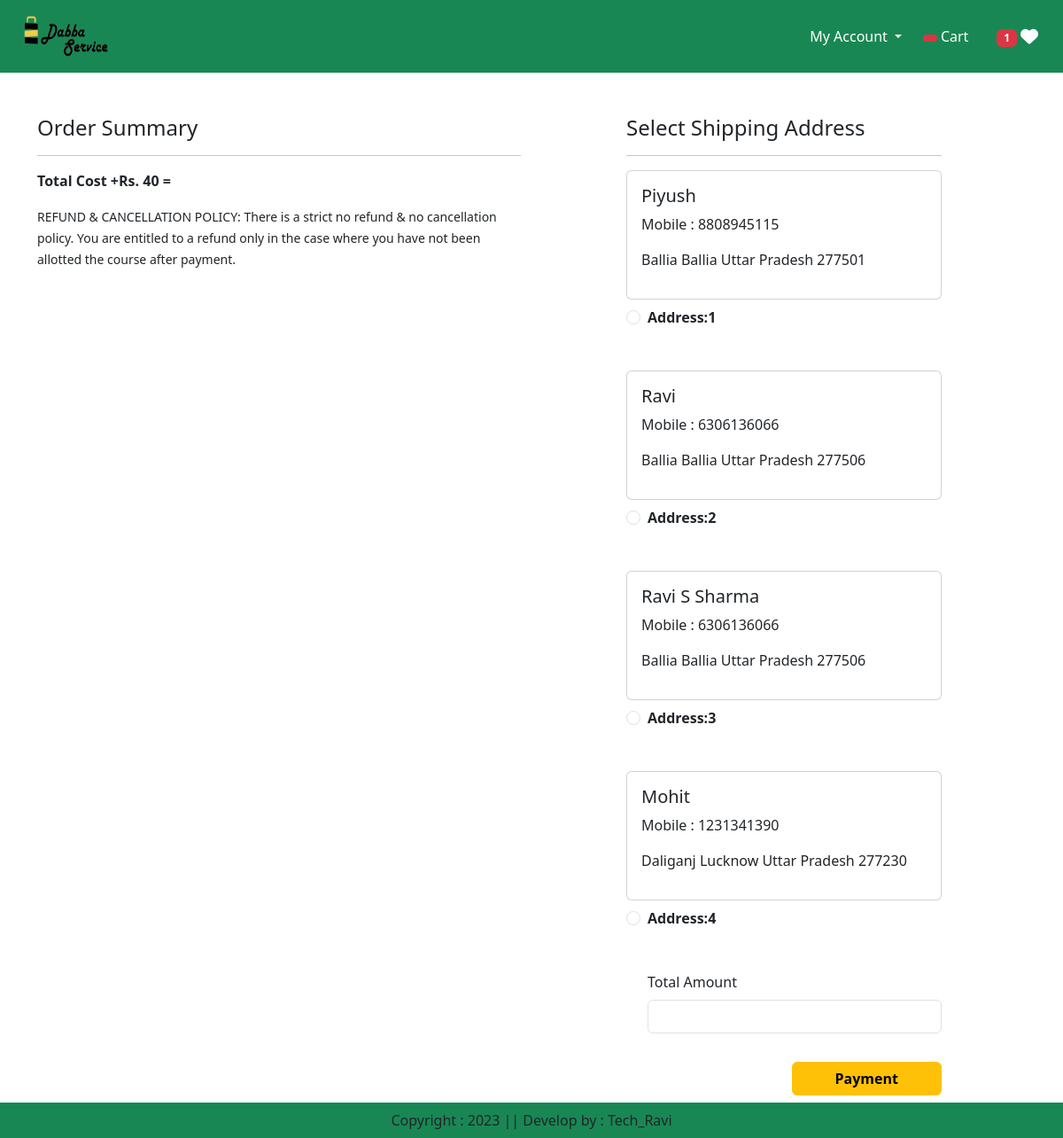
Screenshot of /checkout/ (signed in) with the database file from the repository.
### app/models.py (models this page shows, shortened)
class Customer(models.Model):
    user = models.ForeignKey(User,on_delete=models.CASCADE)
    name = models.CharField(max_length=200)
    mobile = models.CharField(default='',max_length=10)
    locality = models.CharField(max_length=200)
    city = models.CharField(max_length=50)
    state = models.CharField(choices=STATE_CHOICES,max_length=100)
    zipcode = models.CharField(max_length=6)

### app/views.py (the view, shortened to what this page needs)
# urls.py: path('checkout/', views.checkout.as_view(), name='checkout'),
@method_decorator(login_required,name='dispatch')
class checkout(View):
    def get(self,request):
        totalitem = 0
        wishitem = 0
        if request.user.is_authenticated:
           totalitem = len(Cart.objects.filter(user=request.user))
           wishitem = len(Wishlist.objects.filter(user=request.user))
        user=request.user
        add=Customer.objects.filter(user=user)
        cart_items=Cart.objects.filter(user=user)
        famout = 0
        return render(request, 'app/checkout.html',locals())

### app/templates/app/checkout.html (shortened to what this page needs)
{% extends 'app/base.html' %}
{% load static %}
{% block main-content %}
<div class="container">
  <div class="row mt-5">
    <div class="col-sm-6">
      <h4>Order Summary</h4><hr>
        <p class="fw-bold">Total Cost +Rs. 40 = {{totalamount}}</p>
        <small> REFUND & CANCELLATION POLICY: There is a strict no refund & no cancellation policy. You are entitled to a refund only in the case where you have not been allotted the course after payment.</small>
    </div>
    <div class="col-sm-4 offset-sm-1">
        <h4>Select Shipping Address</h4><hr>
        <form method="post" id="myform">
          {% for ad in add %}
          <div class="card">
            <div class="card-body">
            <h5>{{ad.name}}</h5>
            <p>Mobile : {{ad.mobile}}</p>
            <p>{{ad.locality}} {{ad.city}} {{ad.state}} {{ad.zipcode}}</p>
            </div>
          </div>
            <div class="form-check mt-2 mb-5">
              <input class="form-check-input" type="radio" name="custid" id="custadd{{forloop.counter}}"value="{{ad.id}}">
              <label class="form-check-label fw-bold" for="custadd{{forloop.counter}}">Address:{{forloop.counter}} </label>
            </div>
            {% endfor %}
              <div class="form-check mb-3">
                <label for="totamount" class="form-label">Total Amount</label>
                <input type="number" class="form-control" name="totalamount" value={{totalamount}} readonly>
              </div>
              <div class="text-end">
            <button id="rzp-button1" type="submit" class="btn btn-warning mt-3 px-5 fw-bold">Payment</button>
            </div>
        </form>
    </div>
  </div>
</div><br><br>
{% endblock main-content %}

### rows the page displays
Customer: name "Piyush", mobile "8808945115", locality "Ballia", city "Ballia", state "Uttar Pradesh", zipcode "277501"
Customer: name "Ravi", mobile "6306136066", locality "Ballia", city "Ballia", state "Uttar Pradesh", zipcode "277506"
Customer: name "Ravi S Sharma", mobile "6306136066", locality "Ballia", city "Ballia", state "Uttar Pradesh", zipcode "277506"
Customer: name "Mohit", mobile "1231341390", locality "Daliganj", city "Lucknow", state "Uttar Pradesh", zipcode "277230"

### other values shown
{{ wishitem }} "1"
